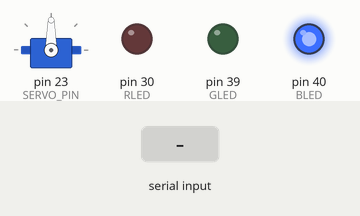
Bench run of a sketch on a simulated Arduino Mega 2560, built with avr-gcc and run on an emulated ATmega2560. Parts: servo, output pins drawn as LEDs (lit = HIGH). Dashed ring = blinking. Inputs (shaded band) come from the test bench.

Above: at 1.2 s.
1.3 s: "30,150,10," received over Serial
At 1.41 s:
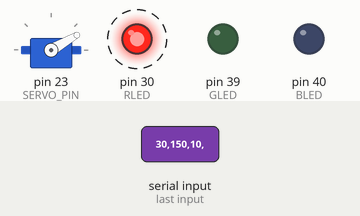
Timing chart, 0 to 10.3 s (numbered marks = the images above; inputs shaded):
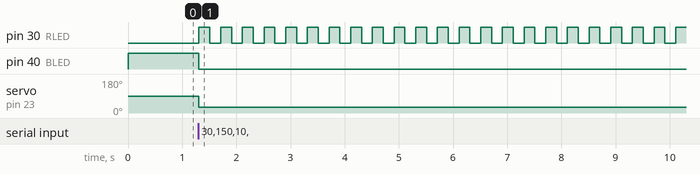

Measured:
- after the input at 1.3 s, pin 30 (RLED): alternates HIGH for 0.20 s and LOW for 0.20 s, starting at once; pin 40 (BLED): HIGH → LOW at once; servo on pin 23 (SERVO_PIN): 90° → 30° at once

The sketch:

ServoControl.ino
```cpp
/*---------- DEFINING PINS ----------*/
#define SW01 31  // Left Switch, used for decrementing
#define SW02 17  // Right Switch, used for incrementing
#define SERVO_PIN 23  // defining Analog 7 pin to drive servo
#define RLED 30  // Red LED
#define GLED 39  // Green LED
#define BLED 40  // Blue LED

/*---------- DEFINING SERVO ----------*/
#include <Servo.h>  // where versio stuff is located
Servo myServo;      // creating a servo object to control a servo

/*---------- DEFINING CONSTANTS ----------*/
const int DEG_MAX = 180;  // max value of DEG
const int DEG_MIN = 0;    // min value of DEG

/*---------- DEFINING VARIABLES ----------*/
int DEG_value = 0;    // DEG value
int SW01_state = 0;
int SW02_state = 0;
char data[10];
int degree;
int currentValue = 90; //Set to middle
String inString;
String rString = "R";
String lString = "L";
String turnDirection;
int Rval = 0;  // for pwm, the values can be from 0 to 255
int Gval = 0;  // so starting lights at off state
int Bval = 0;
int PWM_value = 0;    // PWM value
int angle = 0;
int currentTime = 0;
int lastTime = 0;
int leftBlinks = 0;
int rightBlinks = 0;
int shouldBlink = 0;
int oldValue = 90;
int i = 0;


void setup()
{
  // pull up resistor defaults to logic 1, enabling pullup resistor
  pinMode(SW01, INPUT_PULLUP);
  pinMode(SW02, INPUT_PULLUP);

  // attaching servo to PD0
  myServo.attach(SERVO_PIN);

  // Starting Serial Communications and BAUD rate
  Serial.begin(9600);

  //reset Servo
  myServo.write(currentValue);

  //Initialize Blue, Green, and Red_LED pins as outputs.
  pinMode(RLED, OUTPUT);
  pinMode(GLED, OUTPUT);
  pinMode(BLED, OUTPUT);

  //Turn off LEDs, turn on BLUE
  digitalWrite(RLED, LOW);
  digitalWrite(GLED, LOW);
  digitalWrite(BLED, HIGH);


}

void loop()
{

  if (Serial.available() > 0) //Get data
  {


    inString = Serial.readStringUntil(','); //Get angle to turn to

    currentValue = inString.toInt();
    currentValue = constrain(currentValue, 0, 180); //Constrain to 0 to 180 degrees

    //Next, get brightness values for each LED

    //Left intensity
    inString = Serial.readStringUntil(',');
    leftBlinks = inString.toInt();

    //Right intensity
    inString = Serial.readStringUntil(',');
    rightBlinks = inString.toInt();

    myServo.write(currentValue);

    //WRITE LEDS IF THERE IS A DIFFERENT ANGLE
    if (myServo.read() != oldValue)
    {
      //TURN OFF BLUE LED
      digitalWrite(BLED, LOW);

      //BLINK RED LED
      for (i = 1; i <= leftBlinks; ++i)
      {
        digitalWrite(RLED, HIGH);
        delay(200);
        digitalWrite(RLED, LOW);
        delay(200);

      }

      delay(300);

      //BLINK GREEN LED
      for (i = 1; i <= rightBlinks; ++i)
      {
        digitalWrite(GLED, HIGH);
        delay(200);
        digitalWrite(GLED, LOW);
        delay(200);

      }

      //TURN ON BLUE LED
      delay(500);
      digitalWrite(BLED, HIGH);
    }

    oldValue = currentValue; //Update the old value to have the current value

  }


  delay(15);

}
```
